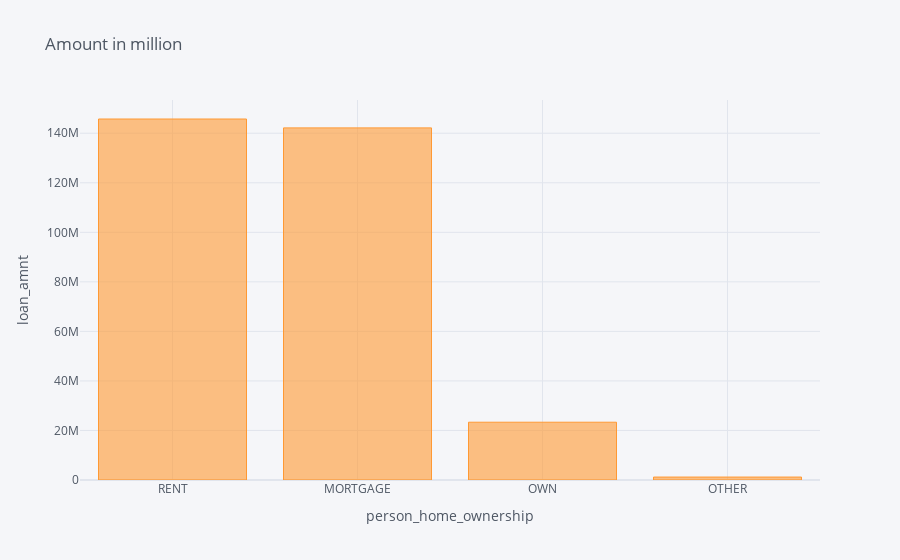

The code cell stored with this chart in its notebook:
### Code cell
df1.iplot(kind = "bar",x = "person_home_ownership" , y = "loan_amnt", title = 'Amount in million',
          xTitle = 'person_home_ownership', yTitle = 'loan_amnt')

### Figure 1 — Plotly figure (JSON) as saved in the notebook; plotly's stock layout.template omitted (floating-point values rounded to 4 significant figures)
{"data": [{"marker": {"color": "rgba(255, 153, 51, 0.6)", "line": {"color": "rgba(255, 153, 51, 1.0)", "width": 1}}, "name": "loan_amnt", "orientation": "v", "text": "", "type": "bar", "x": ["RENT", "MORTGAGE", "OWN", "OTHER"], "y": [145749900, 142163050, 23333375, 1184975]}], "layout": {"legend": {"bgcolor": "#F5F6F9", "font": {"color": "#4D5663"}}, "paper_bgcolor": "#F5F6F9", "plot_bgcolor": "#F5F6F9", "title": {"font": {"color": "#4D5663"}, "text": "Amount in million"}, "xaxis": {"gridcolor": "#E1E5ED", "showgrid": true, "tickfont": {"color": "#4D5663"}, "title": {"font": {"color": "#4D5663"}, "text": "person_home_ownership"}, "zerolinecolor": "#E1E5ED"}, "yaxis": {"gridcolor": "#E1E5ED", "showgrid": true, "tickfont": {"color": "#4D5663"}, "title": {"font": {"color": "#4D5663"}, "text": "loan_amnt"}, "zerolinecolor": "#E1E5ED"}}}
